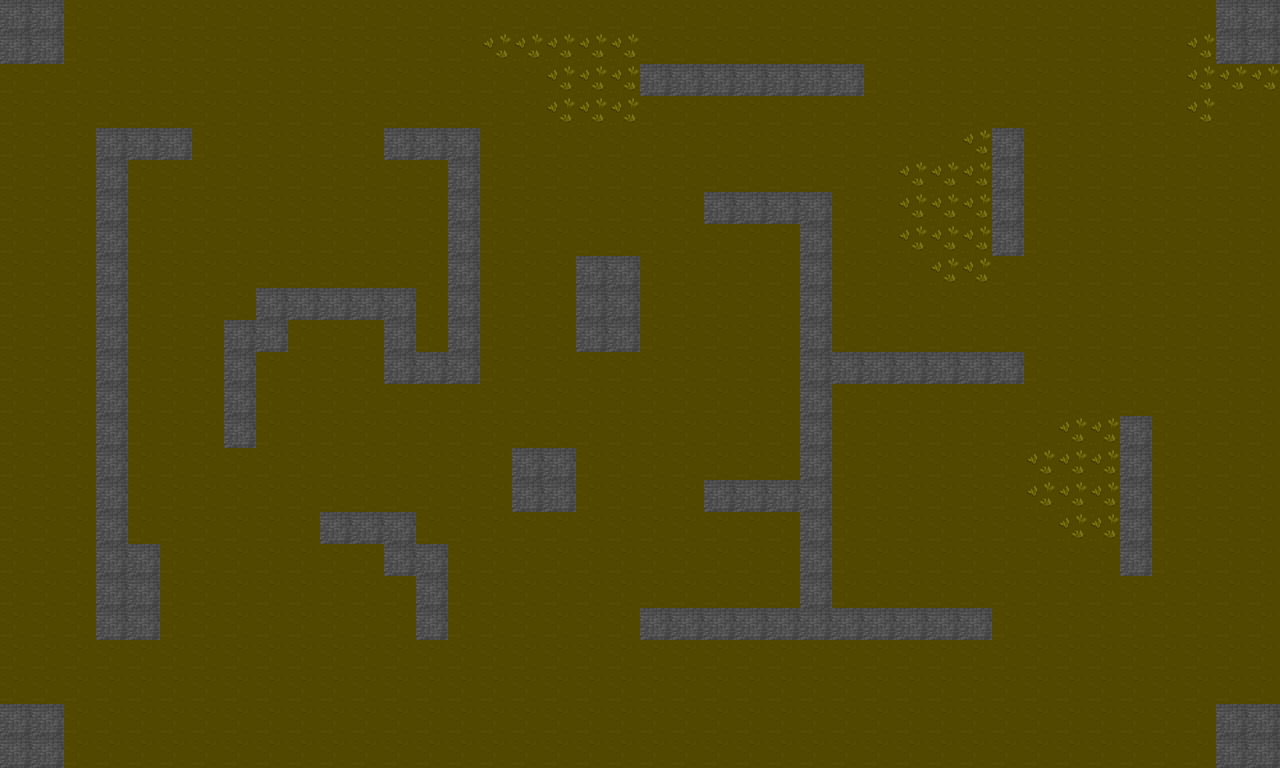

Below is a game level as drawn by its tile map, then a one-line description and the .tmx that defines it (tile-layer data replaced by summaries):
An orthogonal 40x24 tile map with 32x32 px tiles, 1 tile layer (Tile Layer 1).

<map version="1.2" tiledversion="1.3.1" orientation="orthogonal" renderorder="right-down" compressionlevel="-1" width="40" height="24" tilewidth="32" tileheight="32" infinite="0" nextlayerid="2" nextobjectid="1">
 <tileset firstgid="1" source="jeuderole.tsx" />
 <layer id="1" name="Tile Layer 1" width="40" height="24">
  <data>[960 cells, 960 non-empty, 3 distinct tile ids]</data>
 </layer>
</map>
